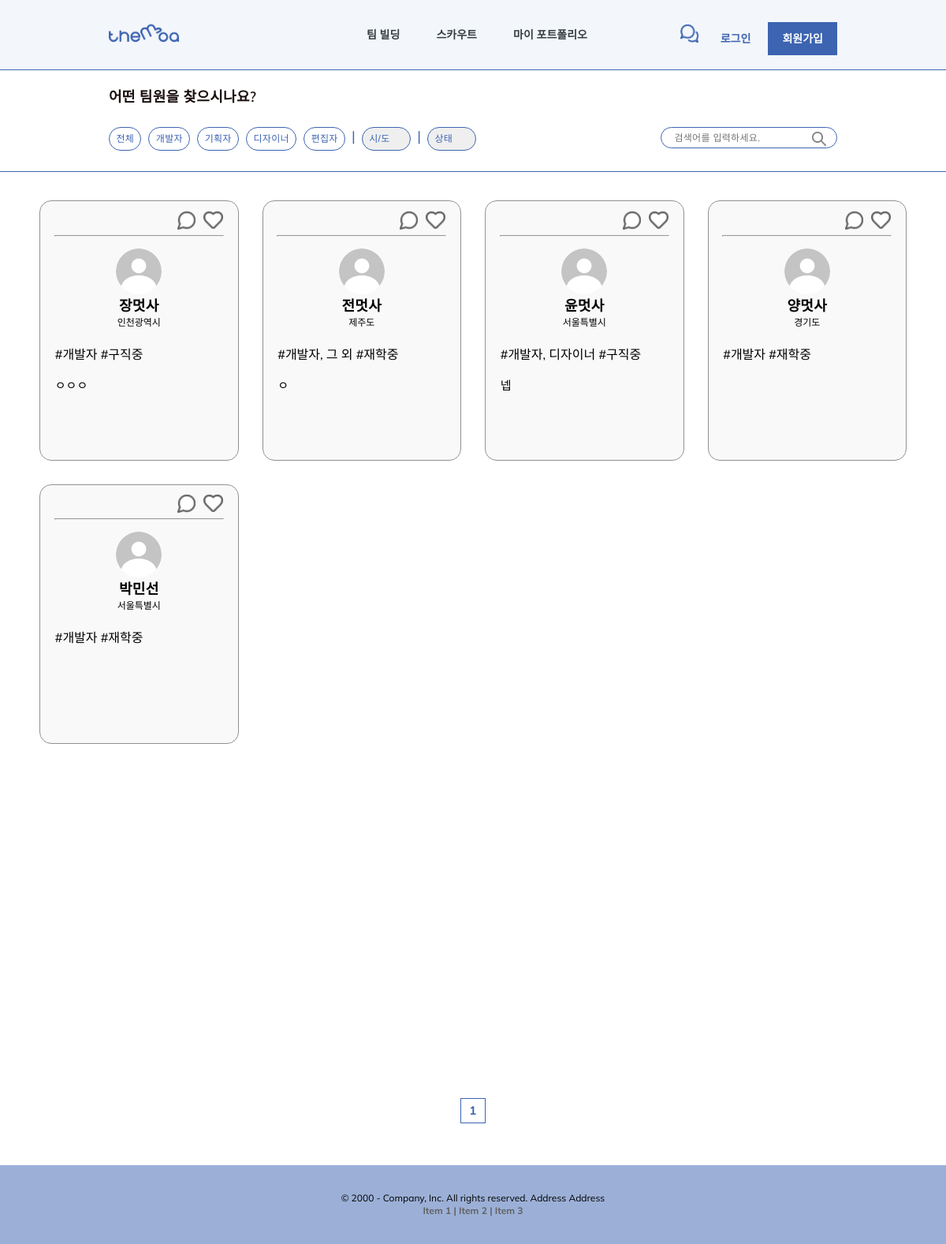
/scout/search/Developer, run on an earlier commit of the app's database.
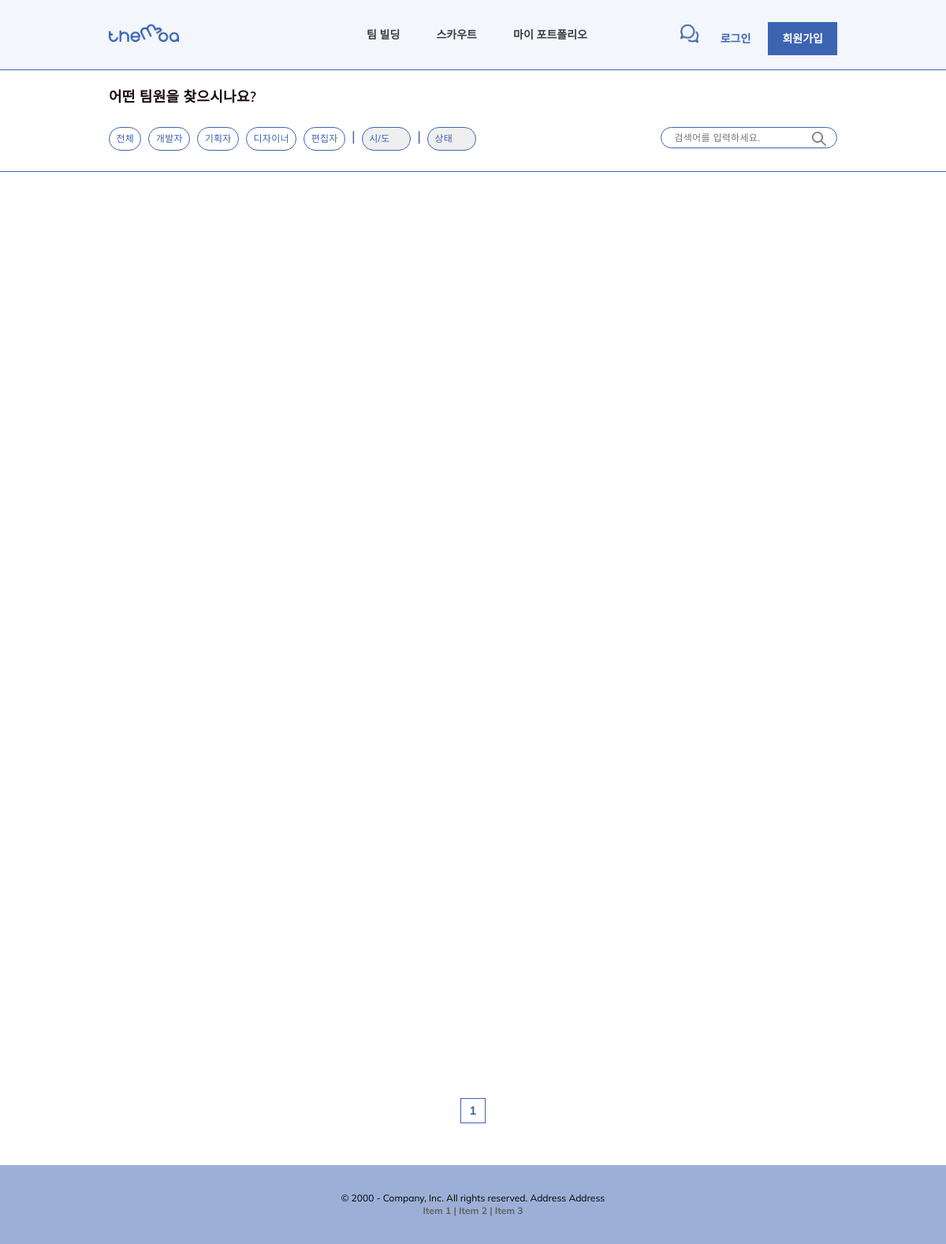
And on a later commit of the database.
### users/models.py (models this page shows)
class User(AbstractUser):
    image = models.ImageField(default="image/users/none/profile_default.png", upload_to="image/users" , blank=True, null=False)
    name = models.CharField(default='', max_length=300)
    birth_date = models.DateField(default=timezone.now)
    address_sido = models.CharField(default='', choices=LOCATE_CHOICES, max_length=200)
    address_gungu = models.CharField(default='', max_length=200)
    career = models.CharField(default='0', max_length=200, choices=CAREER_CHOICES)
    state = models.CharField(default='', blank=True, null=False, max_length=200, choices=STATE_CHOICES)
    role = MultiSelectField(default='Etc', choices=ROLE_CHOICES, max_choices=4, max_length=200)
    intro = models.TextField(default="", blank=True, null=False)

### scout/views.py (the view)
# urls.py: path('search/<str:input_role>', user_search, name='user_search'),
def user_search(request, input_role):
    results = User.objects.filter(Q(role__icontains=input_role)).order_by('-id')
    max_index = len(results) / LIST_RANGE
    paginator = Paginator(results, LIST_RANGE)
    page = request.GET.get('page')
    users = paginator.get_page(page)
    current_page = int(page) if page else 1
    start_index = int((current_page - 1) / PAGE_RANGE) * PAGE_RANGE
    end_index = start_index + PAGE_RANGE
    if end_index >= max_index:
        end_index = max_index
    page_range = []
    for index in range(int(start_index), int(end_index) + 1):
        page_range.append(index + 1)
    context = {
        'users':users,
        'page_range':page_range,
    }
    return render(request, 'scout/user_search.html', context)

### templates/scout/user_search.html (shortened to what this page needs)
{% extends 'scout/user.html' %}
    {% block extrahead %}
    {% load static %}
        <link rel="stylesheet" href="{% static 'css/base.css' %}">
        <link rel="stylesheet" href="{% static 'css/team_build/team_build.css' %}">
        <link rel="stylesheet" href="{% static 'css/scout/user.css' %}">
    {% endblock %}
    {% block users %}
        {% for user_instance in users %}
        <div class="user-card" onclick="location.href='/portfolio/{{user_instance.id}}'">
            <div class="card-nav">
                <a href="">
                    <div class="chat" style="background-image: url('../../static/img/scout/chat.png');"></div>
                </a>
                <a href="{% if user.is_authenticated %} {% url 'scout:user_like' user_instance.id %} {% else %} {% url 'users:login' %} {% endif %}">
                    <div class="wish" style="background-image: url('../../static/img/scout/like.png');"></div>
                </a>
            </div>
            <hr>
            <img class="user-img" src="../../static/img/profile_default.png" alt="프로필 사진">
            <div class="user-name">
                {{user_instance.name}}
            </div>
            <div class="user-address">
                {{user_instance.get_address_sido_display}}
            </div>
            <div class="card-content">
                <p class="user-info">
                    <br>
                    #{{user_instance.get_role_display}} #{{user_instance.get_state_display}}
                    <br><br>
                </p>
                <div class="user-intro">
                    {{user_instance.intro}}
                </div>
            </div>
        </div>
        {% endfor %}
    {% endblock %}

What changed in the data, as far as the page shows it:
removed User: name "장멋사", address_sido "인천광역시", role "개발자", state "구직중", intro "ㅇㅇㅇ"
removed User: name "전멋사", address_sido "제주도", role "개발자, 그 외", state "재학중", intro "ㅇ"
removed User: name "윤멋사", address_sido "서울특별시", role "개발자, 디자이너", state "구직중", intro "넵"
removed User: name "양멋사", address_sido "경기도", role "개발자", state "재학중"
no longer on this page (row edited): User: name "박민선", address_sido "서울특별시", role "개발자", state "재학중"
